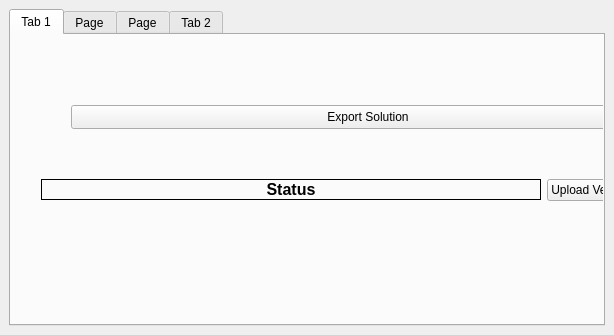
<?xml version="1.0" encoding="UTF-8"?>
<ui version="4.0">
 <class>geo_companion_dock_widget</class>
 <widget class="QDockWidget" name="geo_companion_dock_widget">
  <property name="geometry">
   <rect>
    <x>0</x>
    <y>0</y>
    <width>614</width>
    <height>335</height>
   </rect>
  </property>
  <property name="sizePolicy">
   <sizepolicy hsizetype="Expanding" vsizetype="Expanding">
    <horstretch>1</horstretch>
    <verstretch>1</verstretch>
   </sizepolicy>
  </property>
  <property name="windowTitle">
   <string>MapsIndoors Editor</string>
  </property>
  <widget class="QWidget" name="dockWidgetContents">
   <property name="enabled">
    <bool>true</bool>
   </property>
   <property name="sizePolicy">
    <sizepolicy hsizetype="Expanding" vsizetype="Expanding">
     <horstretch>1</horstretch>
     <verstretch>1</verstretch>
    </sizepolicy>
   </property>
   <layout class="QVBoxLayout" name="verticalLayout" stretch="0">
    <property name="sizeConstraint">
     <enum>QLayout::SizeConstraint::SetMinimumSize</enum>
    </property>
    <item>
     <widget class="QTabWidget" name="tabWidget">
      <property name="currentIndex">
       <number>0</number>
      </property>
      <widget class="QWidget" name="tab">
       <attribute name="title">
        <string>Tab 1</string>
       </attribute>
       <widget class="QPushButton" name="export_button">
        <property name="geometry">
         <rect>
          <x>60</x>
          <y>70</y>
          <width>594</width>
          <height>24</height>
         </rect>
        </property>
        <property name="text">
         <string>Export Solution</string>
        </property>
       </widget>
       <widget class="QWidget" name="">
        <property name="geometry">
         <rect>
          <x>30</x>
          <y>140</y>
          <width>596</width>
          <height>30</height>
         </rect>
        </property>
        <layout class="QHBoxLayout" name="status_layout">
         <item>
          <widget class="QLabel" name="changes_label">
           <property name="sizePolicy">
            <sizepolicy hsizetype="MinimumExpanding" vsizetype="Maximum">
             <horstretch>0</horstretch>
             <verstretch>0</verstretch>
            </sizepolicy>
           </property>
           <property name="font">
            <font>
             <pointsize>12</pointsize>
             <bold>true</bold>
            </font>
           </property>
           <property name="autoFillBackground">
            <bool>false</bool>
           </property>
           <property name="frameShape">
            <enum>QFrame::Shape::Panel</enum>
           </property>
           <property name="frameShadow">
            <enum>QFrame::Shadow::Plain</enum>
           </property>
           <property name="text">
            <string>Status</string>
           </property>
           <property name="alignment">
            <set>Qt::AlignmentFlag::AlignCenter</set>
           </property>
           <property name="margin">
            <number>2</number>
           </property>
          </widget>
         </item>
         <item>
          <widget class="QPushButton" name="upload_button">
           <property name="sizePolicy">
            <sizepolicy hsizetype="Maximum" vsizetype="Fixed">
             <horstretch>0</horstretch>
             <verstretch>0</verstretch>
            </sizepolicy>
           </property>
           <property name="text">
            <string>Upload Venues</string>
           </property>
          </widget>
         </item>
        </layout>
       </widget>
      </widget>
      <widget class="QWidget" name="tab_3">
       <attribute name="title">
        <string>Page</string>
       </attribute>
       <widget class="QWidget" name="">
        <property name="geometry">
         <rect>
          <x>30</x>
          <y>30</y>
          <width>543</width>
          <height>92</height>
         </rect>
        </property>
        <layout class="QVBoxLayout" name="verticalLayout_2">
         <item>
          <layout class="QHBoxLayout" name="horizontalLayout_4">
           <item>
            <widget class="QLabel" name="label">
             <property name="sizePolicy">
              <sizepolicy hsizetype="Maximum" vsizetype="Preferred">
               <horstretch>0</horstretch>
               <verstretch>0</verstretch>
              </sizepolicy>
             </property>
             <property name="text">
              <string>Solution:</string>
             </property>
            </widget>
           </item>
           <item>
            <widget class="QComboBox" name="solution_combo_box">
             <property name="sizePolicy">
              <sizepolicy hsizetype="MinimumExpanding" vsizetype="Fixed">
               <horstretch>0</horstretch>
               <verstretch>0</verstretch>
              </sizepolicy>
             </property>
             <property name="editable">
              <bool>true</bool>
             </property>
            </widget>
           </item>
           <item>
            <widget class="QPushButton" name="solution_reload_button">
             <property name="sizePolicy">
              <sizepolicy hsizetype="Maximum" vsizetype="Fixed">
               <horstretch>0</horstretch>
               <verstretch>0</verstretch>
              </sizepolicy>
             </property>
             <property name="text">
              <string>Load Solutions</string>
             </property>
            </widget>
           </item>
          </layout>
         </item>
         <item>
          <layout class="QHBoxLayout" name="horizontalLayout_5">
           <item>
            <widget class="QLabel" name="label_2">
             <property name="sizePolicy">
              <sizepolicy hsizetype="Maximum" vsizetype="Preferred">
               <horstretch>0</horstretch>
               <verstretch>0</verstretch>
              </sizepolicy>
             </property>
             <property name="text">
              <string>Venue:</string>
             </property>
            </widget>
           </item>
           <item>
            <widget class="QComboBox" name="venue_combo_box">
             <property name="sizePolicy">
              <sizepolicy hsizetype="MinimumExpanding" vsizetype="Fixed">
               <horstretch>0</horstretch>
               <verstretch>0</verstretch>
              </sizepolicy>
             </property>
             <property name="editable">
              <bool>true</bool>
             </property>
            </widget>
           </item>
           <item>
            <widget class="QPushButton" name="venue_reload_button">
             <property name="sizePolicy">
              <sizepolicy hsizetype="Maximum" vsizetype="Fixed">
               <horstretch>0</horstretch>
               <verstretch>0</verstretch>
              </sizepolicy>
             </property>
             <property name="text">
              <string>Load Venues</string>
             </property>
            </widget>
           </item>
          </layout>
         </item>
         <item>
          <layout class="QHBoxLayout" name="horizontalLayout_3">
           <item>
            <spacer name="horizontalSpacer_3">
             <property name="orientation">
              <enum>Qt::Orientation::Horizontal</enum>
             </property>
             <property name="sizeHint" stdset="0">
              <size>
               <width>40</width>
               <height>20</height>
              </size>
             </property>
            </spacer>
           </item>
           <item>
            <spacer name="horizontalSpacer">
             <property name="orientation">
              <enum>Qt::Orientation::Horizontal</enum>
             </property>
             <property name="sizeHint" stdset="0">
              <size>
               <width>40</width>
               <height>20</height>
              </size>
             </property>
            </spacer>
           </item>
           <item>
            <widget class="QPushButton" name="sync_button">
             <property name="sizePolicy">
              <sizepolicy hsizetype="Maximum" vsizetype="Fixed">
               <horstretch>0</horstretch>
               <verstretch>0</verstretch>
              </sizepolicy>
             </property>
             <property name="text">
              <string>Download Venue</string>
             </property>
            </widget>
           </item>
          </layout>
         </item>
        </layout>
       </widget>
       <widget class="QPushButton" name="import_button">
        <property name="geometry">
         <rect>
          <x>0</x>
          <y>160</y>
          <width>596</width>
          <height>24</height>
         </rect>
        </property>
        <property name="text">
         <string>Import Solution</string>
        </property>
       </widget>
      </widget>
      <widget class="QWidget" name="tab_4">
       <attribute name="title">
        <string>Page</string>
       </attribute>
       <widget class="QWidget" name="">
        <property name="geometry">
         <rect>
          <x>50</x>
          <y>40</y>
          <width>594</width>
          <height>40</height>
         </rect>
        </property>
        <layout class="QVBoxLayout" name="verticalLayout_3">
         <property name="leftMargin">
          <number>10</number>
         </property>
         <property name="rightMargin">
          <number>10</number>
         </property>
         <item>
          <widget class="QLabel" name="icon_label">
           <property name="text">
            <string/>
           </property>
          </widget>
         </item>
         <item>
          <widget class="QLabel" name="version_label">
           <property name="text">
            <string>0.0.0</string>
           </property>
           <property name="alignment">
            <set>Qt::AlignmentFlag::AlignCenter</set>
           </property>
           <property name="openExternalLinks">
            <bool>false</bool>
           </property>
          </widget>
         </item>
        </layout>
       </widget>
      </widget>
      <widget class="QWidget" name="tab_2">
       <attribute name="title">
        <string>Tab 2</string>
       </attribute>
       <widget class="QScrollArea" name="scrollArea">
        <property name="geometry">
         <rect>
          <x>20</x>
          <y>10</y>
          <width>596</width>
          <height>56</height>
         </rect>
        </property>
        <property name="sizePolicy">
         <sizepolicy hsizetype="Minimum" vsizetype="MinimumExpanding">
          <horstretch>0</horstretch>
          <verstretch>0</verstretch>
         </sizepolicy>
        </property>
        <property name="frameShape">
         <enum>QFrame::Shape::StyledPanel</enum>
        </property>
        <property name="frameShadow">
         <enum>QFrame::Shadow::Sunken</enum>
        </property>
        <property name="sizeAdjustPolicy">
         <enum>QAbstractScrollArea::SizeAdjustPolicy::AdjustIgnored</enum>
        </property>
        <property name="widgetResizable">
         <bool>true</bool>
        </property>
        <property name="alignment">
         <set>Qt::AlignmentFlag::AlignLeading|Qt::AlignmentFlag::AlignLeft|Qt::AlignmentFlag::AlignTop</set>
        </property>
        <widget class="QWidget" name="layoutWidget">
         <property name="geometry">
          <rect>
           <x>0</x>
           <y>0</y>
           <width>16</width>
           <height>16</height>
          </rect>
         </property>
         <property name="sizePolicy">
          <sizepolicy hsizetype="Maximum" vsizetype="Maximum">
           <horstretch>0</horstretch>
           <verstretch>0</verstretch>
          </sizepolicy>
         </property>
         <property name="minimumSize">
          <size>
           <width>0</width>
           <height>0</height>
          </size>
         </property>
         <layout class="QGridLayout" name="entry_point_grid" rowstretch="0" columnstretch="0">
          <property name="sizeConstraint">
           <enum>QLayout::SizeConstraint::SetNoConstraint</enum>
          </property>
          <property name="leftMargin">
           <number>6</number>
          </property>
          <property name="topMargin">
           <number>6</number>
          </property>
          <property name="rightMargin">
           <number>6</number>
          </property>
          <property name="bottomMargin">
           <number>6</number>
          </property>
          <property name="spacing">
           <number>6</number>
          </property>
         </layout>
        </widget>
       </widget>
      </widget>
     </widget>
    </item>
   </layout>
  </widget>
 </widget>
 <resources/>
 <connections/>
</ui>
